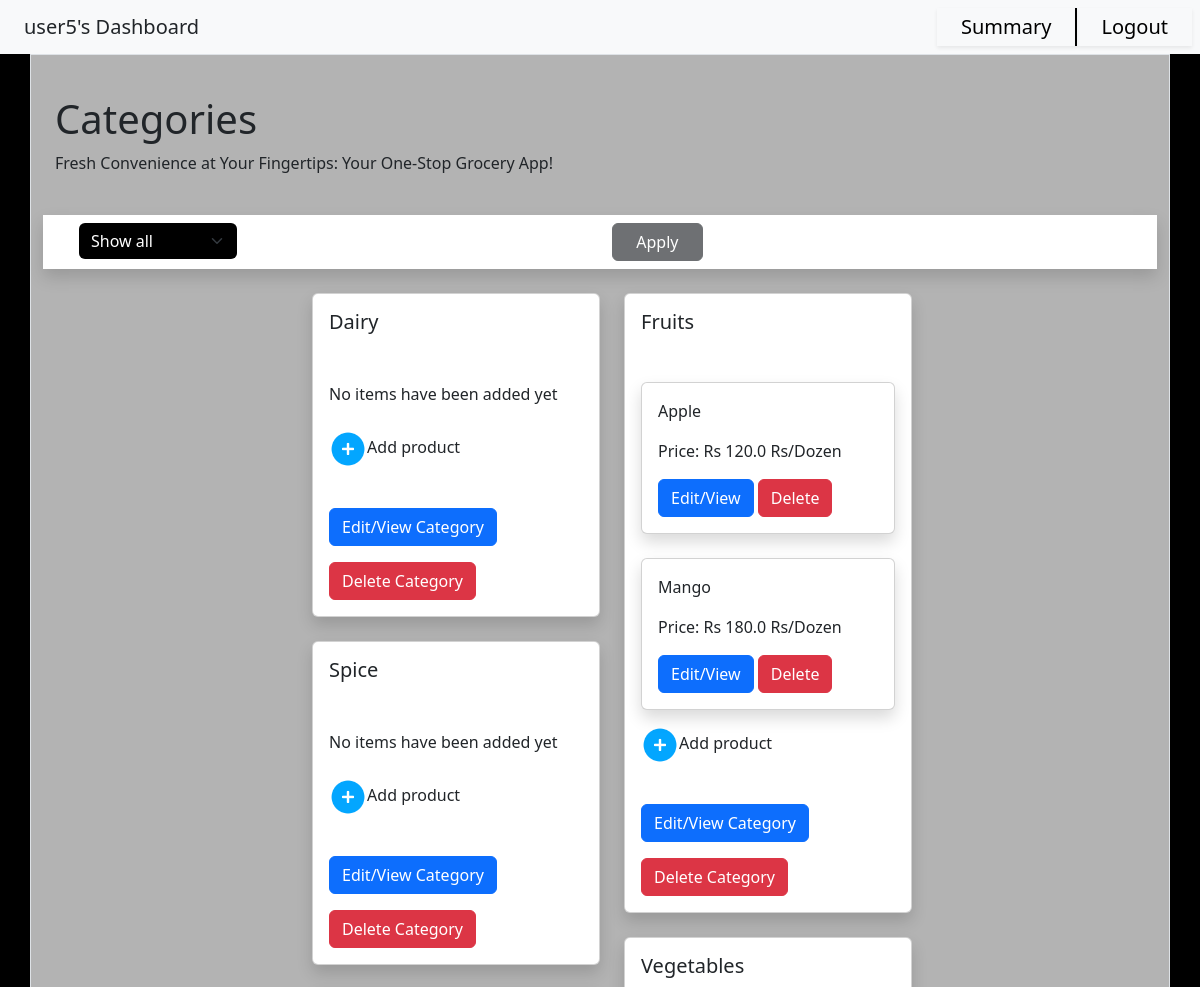
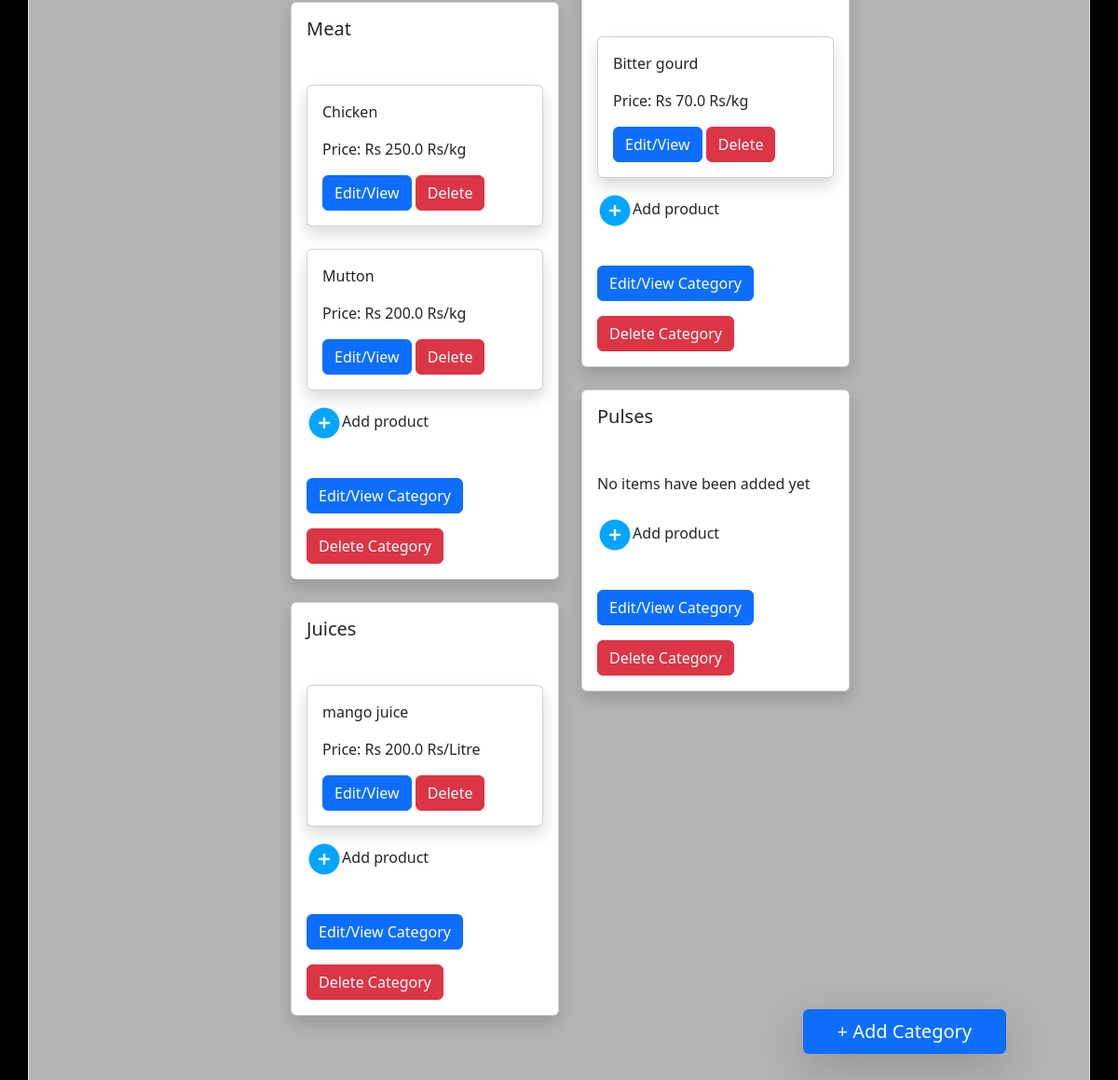
Before: /user5/manager_dashboard with the older database file (2 pictures, top to bottom).
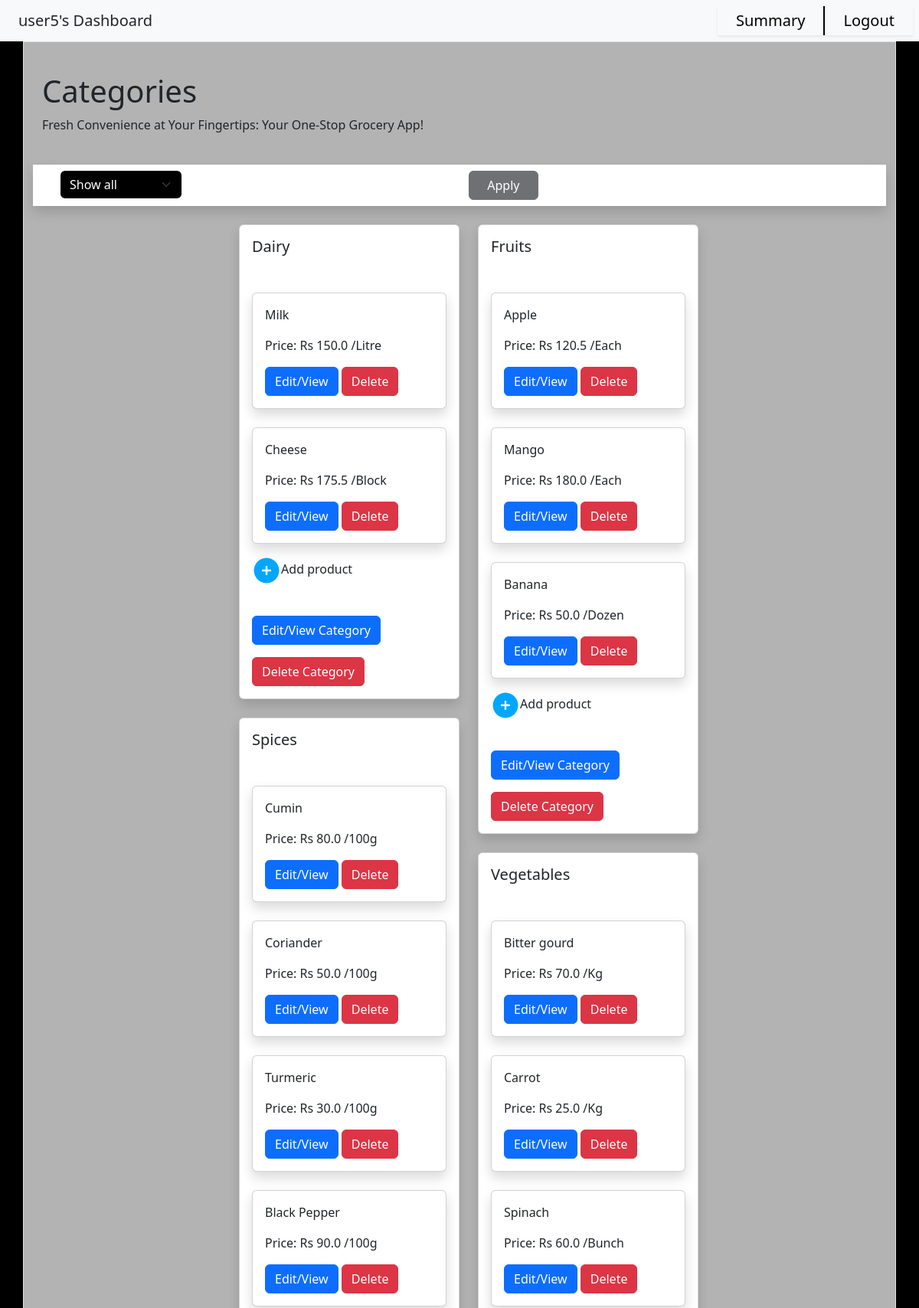
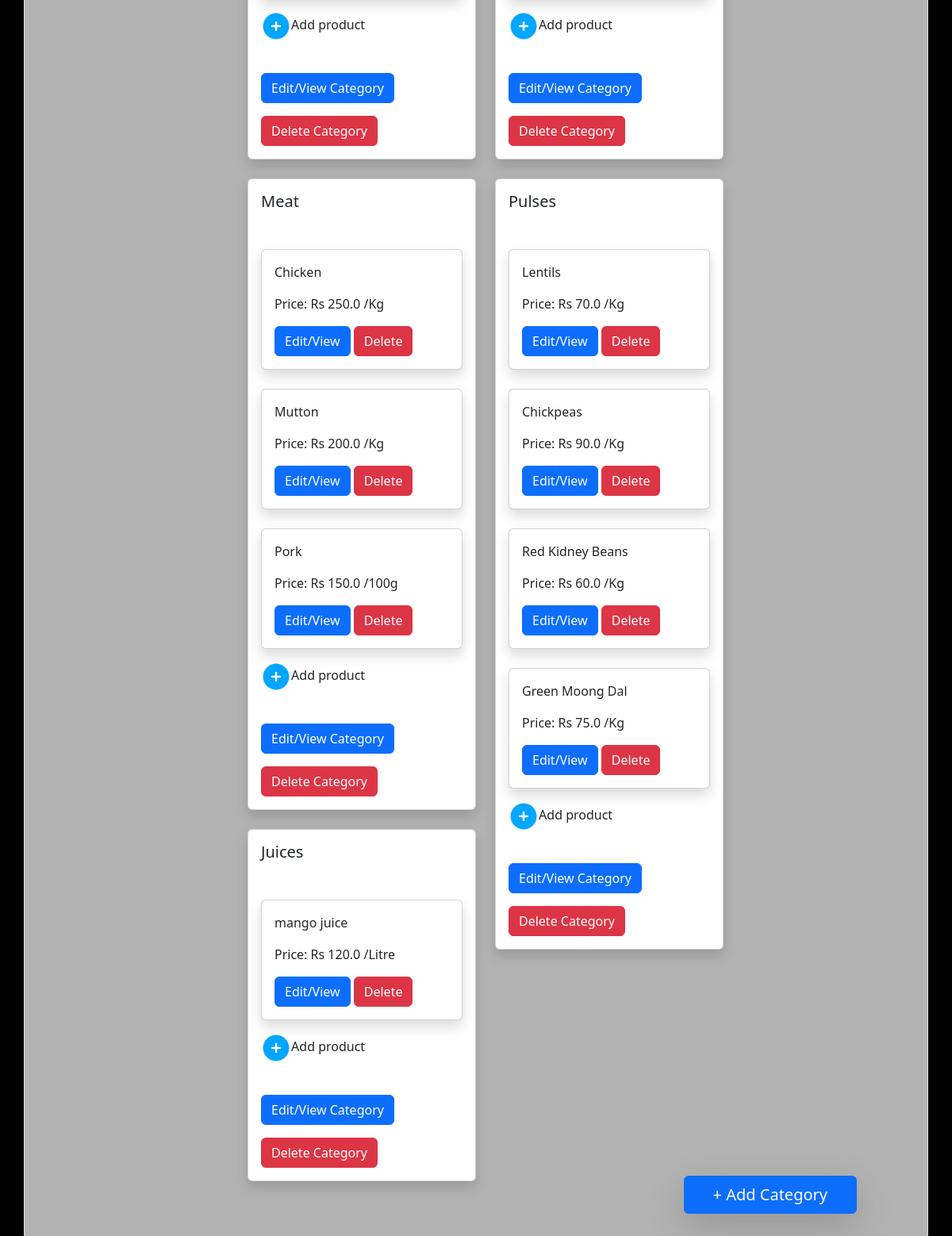
After: the same page with the newer database file (2 pictures, top to bottom).
### application/models.py (models this page shows)
class Category(db.Model):
    __tablename__ = 'Category'
    CID = db.Column(db.Integer, autoincrement=True, primary_key=True)
    Name = db.Column(db.String(collation='NOCASE'), unique=True, nullable=False)
    products = db.relationship("Product", back_populates="cat", cascade='all, delete-orphan', passive_deletes=True)

class Product(db.Model):
    __tablename__ = 'Product'
    PID = db.Column(db.Integer, autoincrement=True, primary_key=True)
    Name = db.Column(db.String(collation='NOCASE'), unique=True, nullable=False)
    Price = db.Column(db.Float, nullable=False)
    Unit = db.Column(db.String, nullable=False)
    Stock = db.Column(db.Integer, nullable=False)
    CID = db.Column(db.Integer, db.ForeignKey('Category.CID', ondelete='CASCADE'))
    cat = db.relationship("Category", back_populates="products")
    ords = db.relationship("Order_Details", back_populates="product")

### application/controllers.py (the view)
@app.route("/<uname>/manager_dashboard")
def manager_logged_in(uname):
    return render_template("manager_dash.html", user = uname, categories=Category.query.all())

### templates/manager_dash.html (shortened to what the changed rows need)
<!DOCTYPE html>
<html>
    <head>
        <link href="https://cdn.jsdelivr.net/npm/bootstrap@5.3.1/dist/css/bootstrap.min.css" rel="stylesheet">
        <link href="https://cdn.jsdelivr.net/npm/bootstrap@5.3.0/dist/css/bootstrap.min.css" rel="stylesheet">
        <link href="{{ url_for('static', filename='css/dash.css') }}" rel="stylesheet">
    </head>
    <body id="body">
        <div id = "content" class="container border">
            <div style = "margin-left:1vw; margin-right:auto; margin-top:5vh;">
                <h1>Categories</h1>
                Fresh Convenience at Your Fingertips: Your One-Stop Grocery App!<br>
            </div>
            <div id = "initial-struct" style="display:none;">
                {% for cat in categories %}
                <div class="card cat shadow {{ cat.Name }}" id = "{{ cat.CID }}" >
                    <div class="card-body">
                        <h5 class="card-title mb-5">{{ cat.Name }}</h5>
                        <p class="card-text">
                            {% for prod in cat.products %}
                            <div class="card prod shadow" id = "{{ prod.PID }}">
                                <div class="card-body card-body-prod" id="{{ prod.Name }}">
                                    <p class="card-text">{{ prod.Name }}</p>
                                    <p class="card-text">Price: Rs <span class="price">{{ prod.Price }}</span><span> </span> {{ prod.Unit }}</p>
                                    <button type="button" class="btn btn-primary edit-cat" onclick = "window.location.href = '/{{ user }}/edit_product/cat_{{ cat.CID }}/prod_{{ prod.PID }}';">Edit/View</button>
                                    <button type="button" class="btn btn-danger del-cat delProdBtn"  onclick = "fn1('{{ prod.PID }}')">Delete</button>
                                </div>
                            </div>
                            {% else %}
                            <p class="mb-4"> No items have been added yet </p>
                            {% endfor %}
                        </p>
                        <div class = "add-prod mb-3" onclick = "window.location.href = '/{{ user }}/add_prod/cat_{{ cat.CID }}';">
                            <img src = "{{url_for('static', filename='images/add-icon.jpg')}}">Add product<br><br>
                        </div>
                        <button type="button" class="btn btn-primary edit-cat mb-3" onclick = "window.location.href = '/{{ user }}/edit_category/cat_{{ cat.CID }}';">Edit/View Category</button>
                        <button type="button" class="btn btn-danger del-cat delCatBtn"  onclick = "fn2('{{ cat.CID}}')" >Delete Category</button>
                    </div>
                </div>
                {% endfor %}
            </div>
        </div>
    </body>
</html>

Changed rows visible on the page:
shown differently, row unchanged: Category "Dairy": no longer shows "No items have been added yet"
added Product: Name "Milk", Price "150.0", Unit "/Litre", shown under Category "Dairy"
added Product: Name "Cheese", Price "175.5", Unit "/Block", shown under Category "Dairy"
changed Product "Apple": Price "120.0" → "120.5"; Unit "Rs/Dozen" → "/Each"
changed Product "Mango": Unit "Rs/Dozen" → "/Each"
added Product: Name "Banana", Price "50.0", Unit "/Dozen", shown under Category "Fruits"
changed Category: Name "Spice" → "Spices"; no longer shows "No items have been added yet"
added Product: Name "Cumin", Price "80.0", Unit "/100g", shown under Category "Spices"
added Product: Name "Coriander", Price "50.0", Unit "/100g", shown under Category "Spices"
added Product: Name "Turmeric", Price "30.0", Unit "/100g", shown under Category "Spices"
added Product: Name "Black Pepper", Price "90.0", Unit "/100g", shown under Category "Spices"
changed Product "Bitter gourd": Unit "Rs/kg" → "/Kg"
added Product: Name "Carrot", Price "25.0", Unit "/Kg", shown under Category "Vegetables"
added Product: Name "Spinach", Price "60.0", Unit "/Bunch", shown under Category "Vegetables"
changed Product "Chicken": Unit "Rs/kg" → "/Kg"
changed Product "Mutton": Unit "Rs/kg" → "/Kg"
added Product: Name "Pork", Price "150.0", Unit "/100g", shown under Category "Meat"
shown differently, row unchanged: Category "Pulses": no longer shows "No items have been added yet"
added Product: Name "Lentils", Price "70.0", Unit "/Kg", shown under Category "Pulses"
added Product: Name "Chickpeas", Price "90.0", Unit "/Kg", shown under Category "Pulses"
added Product: Name "Red Kidney Beans", Price "60.0", Unit "/Kg", shown under Category "Pulses"
added Product: Name "Green Moong Dal", Price "75.0", Unit "/Kg", shown under Category "Pulses"
changed Product "mango juice": Price "200.0" → "120.0"; Unit "Rs/Litre" → "/Litre"
